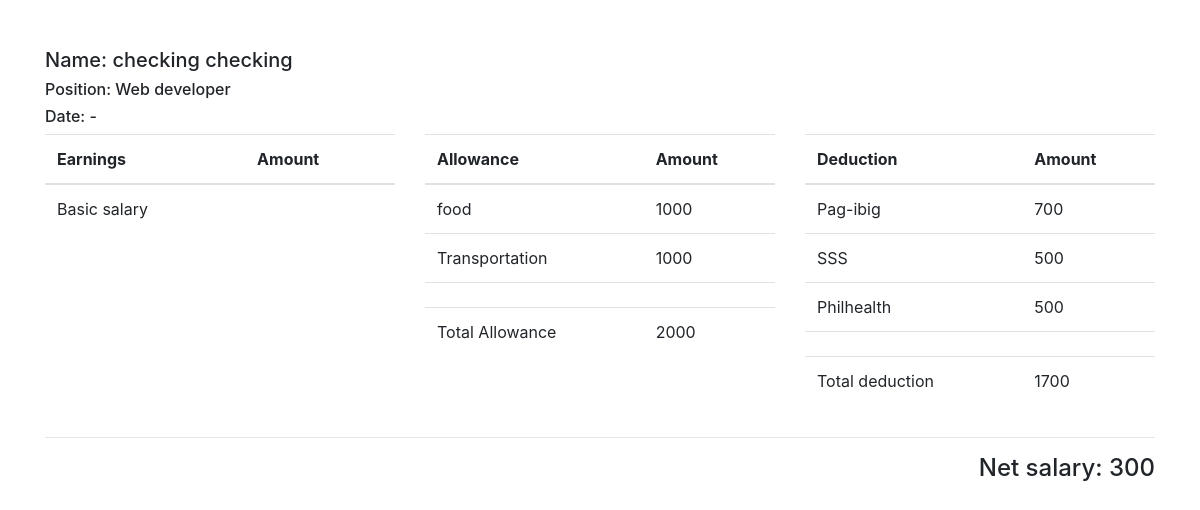
The app's page /admin/salary_slip.php?usId=64 (signed in) with its own data.
### tables this page shows
CREATE TABLE `users` (
  `id` int(11) NOT NULL,
  `username` varchar(255) NOT NULL,
  `password` varchar(255) NOT NULL,
  `first_name` varchar(64) NOT NULL,
  `last_name` varchar(64) NOT NULL,
  `user_role` varchar(255) NOT NULL,
  `user_image` varchar(255) DEFAULT NULL,
  `qr_code` varchar(255) NOT NULL,
  `qrcode_path` text NOT NULL,
  `position_id` int(11) NOT NULL
);

CREATE TABLE `position` (
  `id` int(11) NOT NULL,
  `position_name` varchar(255) NOT NULL,
  `rate_per_hour` int(11) NOT NULL,
  `rate_per_overtime` int(11) NOT NULL,
  `department_id` int(11) NOT NULL,
  `time_start` time NOT NULL,
  `time_end` time NOT NULL
);

CREATE TABLE `user_allowance` (
  `id` int(11) NOT NULL,
  `user_id` int(11) NOT NULL,
  `allowance_id` int(11) NOT NULL
);

CREATE TABLE `allowance` (
  `id` int(11) NOT NULL,
  `name` varchar(255) NOT NULL,
  `amount` int(11) NOT NULL
);

CREATE TABLE `user_deduction` (
  `id` int(11) NOT NULL,
  `user_id` int(11) NOT NULL,
  `deduction_id` int(11) NOT NULL
);

CREATE TABLE `deduction` (
  `id` int(11) NOT NULL,
  `name` varchar(255) NOT NULL,
  `amount` int(11) NOT NULL
);

### admin/includes/function.php (called while the page is built, shortened)
<?php
    function validate_input($data){
        $data = trim($data);
        $data = stripslashes($data);
        $data = htmlentities($data);
        return $data;
    }

### common/classes/Database.php (called while the page is built, shortened)
<?php
    class Database{
        private $connection;
        public $servername = "localhost";
        public $user = "root";
        public $password = "";
        public $database_name = "ams_with_qrcode";
        public function connect_database(){
            $db = new mysqli($this->servername, $this->user, $this->password, $this->database_name);
            $this->connection = $db;
        }
        public function query($sql){
            $result =  $this->connection->query($sql);
            return $result;
        }
        public function escape_input($value){
            return $this->connection->real_escape_string($value);
        }
        public function prepare_query($sql){
            return $this->connection->prepare($sql);
        }
    }
    $database = new Database();
?>

### common/classes/DB_object.php (called while the page is built, shortened)
<?php
    class DB_object{
        protected static $db_name = "users";
        public static function find_by_id( $id){
            $result = static::find_by_query("SELECT * FROM " . static::$db_name . " WHERE id = $id");
            return (!empty($result)) ? array_shift($result) : false;
        }
        public static function find_by_query($sql){
            global $database;
            $result_query = $database->query($sql);
            $the_object_array = [];
            while($row = mysqli_fetch_assoc($result_query)){
                $the_object_array[] = static::instantiation($row);
            }
            return $the_object_array;
        }
        public static function instantiation($row){
            $called_object = new $get_called_class;
            foreach($row as $attribute => $value){
                if($called_object->has_attribute($attribute)){
                    $called_object->$attribute = $value;
                }
            }
            return $called_object;
        }
        public function has_attribute($attribute){
            $object_properties = get_object_vars($this);
            return array_key_exists($attribute, $object_properties);
        }
    }
?>

### common/classes/Allowance.php (called while the page is built, shortened)
<?php
    class Allowance extends DB_object{
        public  static function show_user_allowance($user){
            global $database;
            $escape_id = $database->escape_input($user->id);
            $fetch_user_allowance = $database->prepare_query("SELECT user_allowance.id, allowance.id,allowance.amount, allowance.name FROM users INNER JOIN user_allowance ON users.id = user_allowance.user_id LEFT JOIN allowance ON user_allowance.allowance_id = allowance.id WHERE users.id = ?");
            $fetch_user_allowance->bind_param("i", $escape_id);
            if($fetch_user_allowance->execute()){
                return $fetch_user_allowance;
            }else{
                return false;
            }
        }
    }

### common/classes/Deduction.php (called while the page is built, shortened)
<?php
    class Deduction extends DB_object{
        public  static function show_user_deduction($user){
            global $database;
            $escape_id = $database->escape_input($user->id);
            $fetch_user_deduction = $database->prepare_query("SELECT user_deduction.id, deduction.id,deduction.amount, deduction.name FROM users INNER JOIN user_deduction ON users.id = user_deduction.user_id LEFT JOIN deduction ON user_deduction.deduction_id = deduction.id WHERE users.id = ?");
            $fetch_user_deduction->bind_param("i", $escape_id);
            if($fetch_user_deduction->execute()){
                return $fetch_user_deduction;
            }else{
                return false;
            }
        }
    }

### admin/salary_slip.php (the view, shortened to what this page needs)
<?php require_once("includes/header.php") ?>
<?php
    $user_salary = 0;
    if($_SERVER['REQUEST_METHOD'] === "GET"){
        if( isset($_GET['usId']) && !empty($_GET['usId']) ){
            $user_id = (int)validate_input($_GET['usId']);
            $user_to_compute = User::find_by_id($user_id);
            $position = Position::find_by_id($user_to_compute->position_id);
            $user_allowance = Allowance::show_user_allowance($user_to_compute);
            $user_salary = validate_input($_GET['user_salary']);
            $date_from = validate_input($_GET['date_from']);
            $date_to = validate_input($_GET['date_to']);
        }
    }else{
        die();
    }
?>
    <div class="container mt-5">
        <div class="row">
            <div class="col-lg-12">
                <h5>Name: <?= $user_to_compute->first_name ?> <?= $user_to_compute->last_name ?> </h5>
                <h6>Position: <?= $position->position_name ?></h6>
                <h6>Date: <?= $date_from ?> - <?= $date_to ?> </h6>
            </div>
            <div class="col-lg-4  col-md-4">
                    <table class="table">
                        <thead>
                            <tr>
                                <th>Earnings</th>
                                <th>Amount</th>
                            </tr>
                        </thead>
                        <tbody>
                            <tr>
                                <td>Basic salary</td>
                                <td><?= $user_salary ?></td>
                            </tr>
                        </tbody>
                    </table>
                </div>
                <div class="col-lg-4  col-md-4">
                    <table class="table">
                        <thead>
                            <tr>
                                <th>Allowance</th>
                                <th>Amount</th>
                            </tr>
                        </thead>
                        <tbody>
                                <?php
                                $result_allowance = $user_allowance->get_result();
                                $total_allowance = 0;
                                if($result_allowance->num_rows >= 1){
                                    while($row = $result_allowance->fetch_assoc()){
                                        echo "<tr>";
                                        echo "<td>" . $row['name'] . "</td>";
                                        echo "<td>" . $row['amount'] . "</td>";
                                        $total_allowance += $row['amount'];
                                        echo "</tr>";
                                    }
                                    echo "<tr>";
                                        echo "<td></td>";
                                        echo "<td>  </td>";
                                    echo "</tr>";
                                    echo "<tr>";
                                        echo "<td>Total Allowance</td>";
                                        echo "<td> {$total_allowance} </td>";
                                    echo "</tr>";
                                }else{
                                    echo "<td></td>";
                                }
                                ?>
                        </tbody>
                    </table>
                </div>
                <div class="col-lg-4 col- col-md-4">
                    <table class="table">
                        <thead>
                            <tr>
                                <th>Deduction</th>
                                <th>Amount</th>
                            </tr>
                        </thead>
                        <tbody>
                        <?php
                        $total_deduction = Deduction::show_user_deduction($user_to_compute);
                                $result_deduction = $total_deduction->get_result();
                                $total_deduction = 0;
                                if($result_deduction->num_rows >= 1){
                                    while($row = $result_deduction->fetch_assoc()){
                                        echo "<tr>";
                                        echo "<td>" . $row['name'] . "</td>";
                                        echo "<td>" . $row['amount'] . "</td>";
                                        $total_deduction += $row['amount'];
                                        echo "</tr>";
                                    }
                                    echo "<tr>";
                                        echo "<td></td>";
                                        echo "<td>  </td>";
                                    echo "</tr>";
                                    echo "<tr>";
                                        echo "<td>Total deduction</td>";
                                        echo "<td> {$total_deduction} </td>";
                                    echo "</tr>";
                                }else{
                                    echo "<td></td>";
                                }
                                ?>
                        </tbody>
                    </table>
                </div>
        </div>
        <hr>
        <div class="row">
            <div class="col-lg-12">
                <h4 style="float:right">Net salary:
                <?php
                    echo ( $user_salary + $total_allowance ) - $total_deduction;
                ?>
            </h4>
            </div>
        </div>
    </div>
<?php require_once("includes/footer.php") ?>

### admin/css/style.css (style rules this page uses)
* { box-sizing: border-box; }
body,html { height: 100%; width: 100%; }

### records on screen
users: first_name "checking", last_name "checking"
position: position_name "Web developer"
user_allowance: allowance.name "food", allowance.amount "1000"
user_allowance: allowance.name "Transportation", allowance.amount "1000"
user_deduction: deduction.name "Pag-ibig", deduction.amount "700"
user_deduction: deduction.name "SSS", deduction.amount "500"
user_deduction: deduction.name "Philhealth", deduction.amount "500"

### other values on screen
$total_allowance "2000"
$total_deduction "1700"
